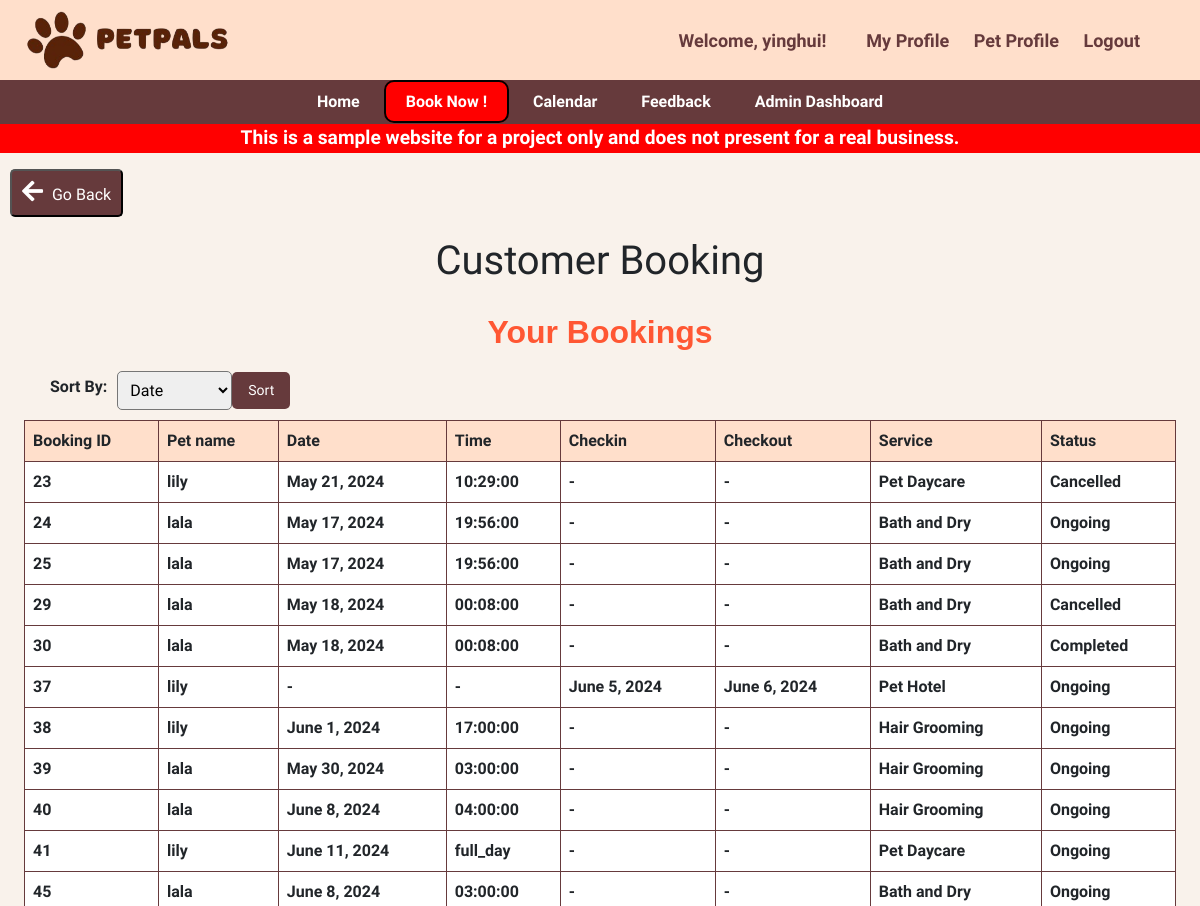
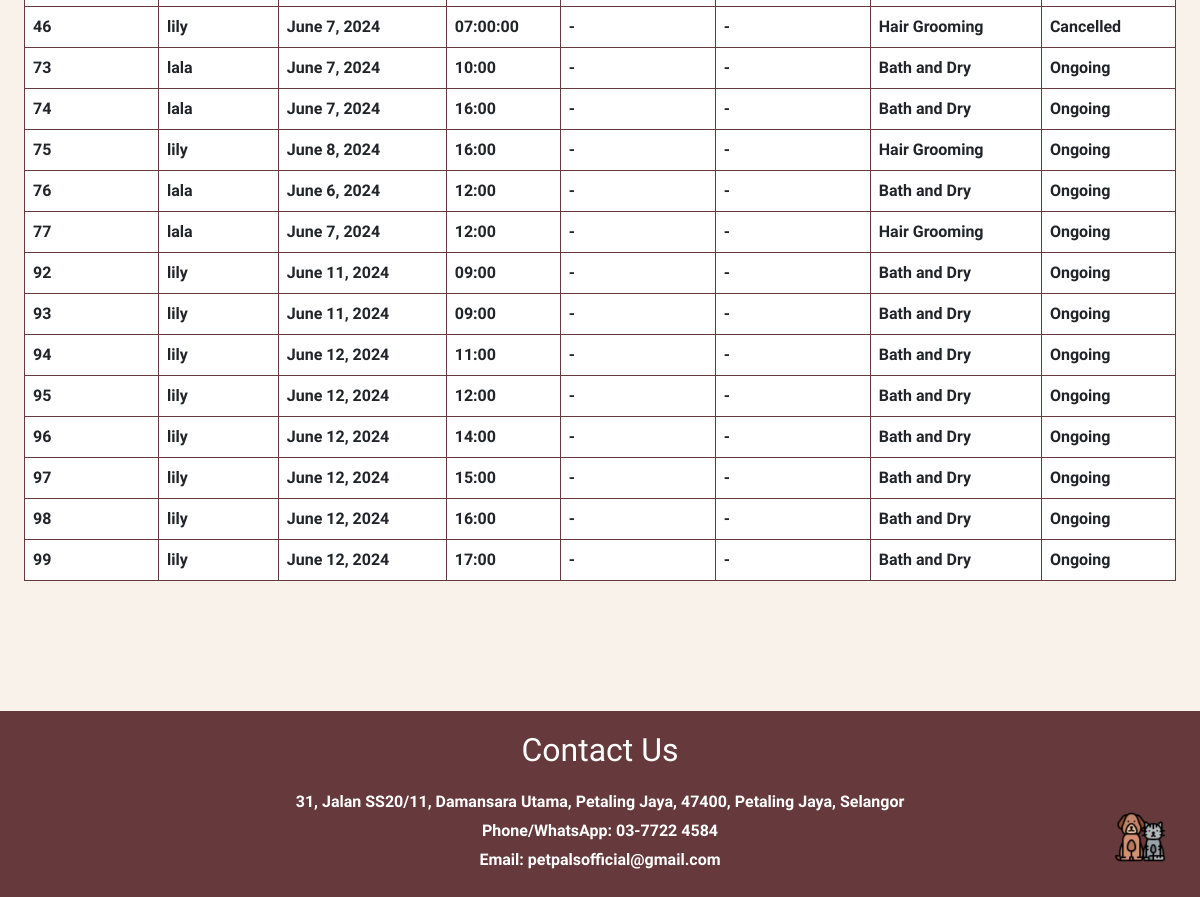
/customer_booking/ (signed in), run on the app's committed database (2 pictures, top to bottom).
### main/models.py (models this page shows, shortened)
class Booking(models.Model):
    owner = models.ForeignKey(Owner, null=True, on_delete=models.CASCADE)
    pet = models.ManyToManyField(Pet)
    room = models.ForeignKey(Room, null=True, on_delete=models.CASCADE)
    date = models.DateField(blank=True, null=True)
    TIME_CHOICES = [
        ('09:00', '9:00'),
        ('10:00', '10:00'),
        ('11:00', '11:00'),
        ('12:00', '12:00'),
        ('14:00', '2:00'),
        ('15:00', '3:00'),
        ('16:00', '4:00'),
        ('17:00', '5:00'),
        ('full_day', 'Full (7:00-19:00)'),
        ('morning', 'Morning (7:00-12:00)'),
        ('noon', 'Noon (13:00-19:00)'),
    ]
    time = models.CharField(max_length=10, choices=TIME_CHOICES, blank=True, null=True)
    SERVICE_CHOICES = [
        ('Hair Grooming', 'Hair Grooming'),
        ('Bath and Dry', 'Bath and Dry'),
        ('Pet Hotel', 'Pet Hotel'),
        ('Pet Daycare', 'Pet Daycare'),
    ]
    service = models.CharField(max_length=50, choices=SERVICE_CHOICES)
    STATUS_CHOICES = [
        ('Ongoing', 'Ongoing'),
        ('Completed', 'Completed'),
        ('Cancelled', 'Cancelled'),
    ]
    status = models.CharField(max_length=20, choices=STATUS_CHOICES, default='Ongoing')
    checkin = models.DateField(null=True, blank=True)
    checkout = models.DateField(null=True, blank=True)

class Pet(models.Model):
    name = models.CharField(max_length=20)
    owner = models.ForeignKey(Owner, null=True, on_delete=models.CASCADE)
    age = models.PositiveBigIntegerField()
    species = models.CharField(max_length=50)
    breed = models.CharField(max_length=50)
    profile_pic = models.ImageField(default="profile.jpg", null=True, blank=True)

### main/views.py (the view)
# urls.py: path('customer_booking/', views.customer_booking, name='customer_booking'),
@login_required
def customer_booking(request):
    owner = request.user.owner
    bookings = Booking.objects.filter(owner=owner, )
    context = {
        'bookings': bookings,
    }
    return render(request, 'customer_booking.html', context)

### main/templates/customer_booking.html (shortened to what this page needs)
{% extends 'base.html' %}
{% block content %}
<!DOCTYPE html>
<html lang="en">
<head>
    <link rel="stylesheet" href="https://cdnjs.cloudflare.com/ajax/libs/font-awesome/5.15.3/css/all.min.css">
</head>
<body>
    <div style="margin-left: 10px;">
        <a href="{% url 'bookingpage' %}"><button><i class="fas fa-arrow-left"></i> Go Back</button></a>
    </div>
    <h1 class="ti">Customer Booking</h1>
    <div style="margin-top: 20px; margin-bottom: 20px;">
    <h2 class="dash">Your Bookings</h2>
    <form method="GET" action="" class="sorting-form">
        <label for="sort_by">Sort By:</label>
        <select name="sort_by" id="sort_by" class="sort-select">
            <option value="date">Date</option>
        </select>
        <button type="submit" class="sort-button">Sort</button>
    </form>
    <table class="ab">
        <thead>
            <tr>
                <th>Booking ID</th>
                <th>Pet name</th>
                <th>Date</th>
                <th>Time</th>
                <th>Checkin</th>
                <th>Checkout</th>
                <th>Service</th>
                <th>Status</th>
            </tr>
        </thead>
        <tbody>
            {% for booking in bookings %}
            <tr>
                <td>{{ booking.id }}</td>
                <td>
                    {% for pet in booking.pet.all %}
                        {{ pet.name }}{% if not forloop.last %}, {% endif %}
                    {% endfor %}
                </td>
                <td>{{ booking.date|default:"-" }}</td>
                <td>{{ booking.time|default:"-" }}</td>
                <td>{{ booking.checkin|default:"-" }}</td>
                <td>{{ booking.checkout|default:"-" }}</td>
                <td>{{ booking.service }}</td>
                <td>{{ booking.status }}</td>
            </tr>
            {% endfor %}
        </tbody>
    </table>
    </div>
</body>
</html>
{% endblock %}

### main/templates/navbar.html (shortened to what this page needs)
{% load static %}
    <header>
        <img src="{% static 'image/PetPals.png' %}" alt="Pawlogo" width="auto" height="80">
        <div class="profile-bar">
            <div class="profile-info">
                {% if request.user.is_authenticated %}
                    <span>Welcome, {{ request.user }}!</span>
                {% else %}
                    <span>Welcome, Guest!</span>
                {% endif %}
            </div>
                <div class="profile-actions">
                    {% if user.is_authenticated %}
                        <a href="{% url 'profile' %}">My Profile</a>
                        <a href="{% url 'petprofile' %}">Pet Profile</a>
                        <a href="{% url 'logout' %}">Logout</a>
                    {% else %}
                        <a href="{% url 'login' %}">Sign In</a>
                        <a href="{% url 'register' %}">Sign Up</a>
                    {% endif %}
                </div>
        </div>
    </header>
    <nav class="navigation">
        {% if user.is_authenticated %}
        <a href="{% url 'home' %}">Home</a>
        <a href="{% url 'bookingpage' %}" class="book">Book Now !</a>
        <a href="{% url 'calendar' %}">Calendar</a>
        <a href ="{% url 'feedback' %}">Feedback</a>
        {% else %}
        <a href="{% url 'home' %}">Home</a>
        <a href="#services">Services</a>
        {% endif %}
        {% if request.user.is_staff %}
        <a href="{% url 'admin_dashboard' %}" >Admin Dashboard </a>
        {% endif %}
    </nav>

### main/templates/base.html (style rules this page uses)
body { font-family: "Quicksand", sans-serif; font-optical-sizing: auto; font-weight: 600; font-style: normal; margin: 0 !important; padding: 0; background-color: #F9F2EB; display: flex; flex-direction: column; min-height: 100vh; }
h2 { text-align: center; color: #8B4513; margin-bottom: 20px; font-size: xx-large; }
.ti { margin-top: 20px; }
.fas { font-size: 24px; }

### main/templates/navbar.html (style rules this page uses)
header { background-color: rgb(255, 223, 203); padding: 0px; text-align: center; color: rgb(102, 58, 60); display: flex; justify-content: space-between; align-items: center; }
.navigation { background-color:rgb(102,58,60); padding: 10px 0; text-align: center; }
.navigation a { color: white; text-decoration: none; padding: 10px 20px; }
.profile-bar { display: flex; align-items: center; margin-right: 5%; font-size: large; }
.profile-info { margin-right: 20px; }
.profile-info span { font-weight: bold; }
.profile-actions a { color: rgb(102,58,60); text-decoration: none; margin-left: 20px; }
.book { border-radius: 10px; border: 2px solid black; background-color: red; color:white; }

### main/templates/customer_booking.html (style rules this page uses)
.sorting-form { display: flex; align-items: center; }
.sorting-form label { margin-right: 10px; margin-left: 50px; }
.sort-select { padding: 8px; border-radius: 5px; }
.sort-button { background-color: rgb(102, 58, 60); border: none; color: white; padding: 8px 16px; text-align: center; text-decoration: none; display: inline-block; font-size: 14px; border-radius: 5px; cursor: pointer; }
.dash { color: #FF5733; font-family: Arial, sans-serif; font-weight: bold; }
table { width: 100%; border-collapse: collapse; border: 1px solid #ddd; }
th, td { border: 1px solid #ddd; padding: 8px; text-align: left; }
th { background-color: #f2f2f2; font-weight: bold; }
tr:nth-child(even) { background-color: #f2f2f2; }
.ab { margin: 10px auto; width: 96%; border-collapse: collapse; }
.ab th, td { border: 1px solid rgb(102, 58, 60); padding: 8px; text-align: left; background-color: white; }
.ab th { background-color: rgb(255,223,203); }
.ti { text-align: center; margin-top: 20px; }
button { background-color: rgb(102,58,60); color: white; padding: 8px 10px; font-size: 16px; border-radius: 5px; cursor: pointer; transition:0.3s ease; }
a { text-decoration: none; }
.fas { margin-right: 5px; }

### data on the page
Booking: id "23", date "May 21, 2024", time "10:29:00", checkin "-", checkout "-", service "Pet Daycare", status "Cancelled"
Pet: name "lily"
Booking: id "24", date "May 17, 2024", time "19:56:00", checkin "-", checkout "-", service "Bath and Dry", status "Ongoing"
Pet: name "lala"
Booking: id "25", date "May 17, 2024", time "19:56:00", checkin "-", checkout "-", service "Bath and Dry", status "Ongoing"
Booking: id "29", date "May 18, 2024", time "00:08:00", checkin "-", checkout "-", service "Bath and Dry", status "Cancelled"
Booking: id "30", date "May 18, 2024", time "00:08:00", checkin "-", checkout "-", service "Bath and Dry", status "Completed"
Booking: id "37", date "-", time "-", checkin "June 5, 2024", checkout "June 6, 2024", service "Pet Hotel", status "Ongoing"
Booking: id "38", date "June 1, 2024", time "17:00:00", checkin "-", checkout "-", service "Hair Grooming", status "Ongoing"
Booking: id "39", date "May 30, 2024", time "03:00:00", checkin "-", checkout "-", service "Hair Grooming", status "Ongoing"
Booking: id "40", date "June 8, 2024", time "04:00:00", checkin "-", checkout "-", service "Hair Grooming", status "Ongoing"
Booking: id "41", date "June 11, 2024", time "full_day", checkin "-", checkout "-", service "Pet Daycare", status "Ongoing"
Booking: id "45", date "June 8, 2024", time "03:00:00", checkin "-", checkout "-", service "Bath and Dry", status "Ongoing"
Booking: id "46", date "June 7, 2024", time "07:00:00", checkin "-", checkout "-", service "Hair Grooming", status "Cancelled"
Booking: id "73", date "June 7, 2024", time "10:00", checkin "-", checkout "-", service "Bath and Dry", status "Ongoing"
Booking: id "74", date "June 7, 2024", time "16:00", checkin "-", checkout "-", service "Bath and Dry", status "Ongoing"
Booking: id "75", date "June 8, 2024", time "16:00", checkin "-", checkout "-", service "Hair Grooming", status "Ongoing"
Booking: id "76", date "June 6, 2024", time "12:00", checkin "-", checkout "-", service "Bath and Dry", status "Ongoing"
Booking: id "77", date "June 7, 2024", time "12:00", checkin "-", checkout "-", service "Hair Grooming", status "Ongoing"
Booking: id "92", date "June 11, 2024", time "09:00", checkin "-", checkout "-", service "Bath and Dry", status "Ongoing"
Booking: id "93", date "June 11, 2024", time "09:00", checkin "-", checkout "-", service "Bath and Dry", status "Ongoing"
Booking: id "94", date "June 12, 2024", time "11:00", checkin "-", checkout "-", service "Bath and Dry", status "Ongoing"
Booking: id "95", date "June 12, 2024", time "12:00", checkin "-", checkout "-", service "Bath and Dry", status "Ongoing"
Booking: id "96", date "June 12, 2024", time "14:00", checkin "-", checkout "-", service "Bath and Dry", status "Ongoing"
Booking: id "97", date "June 12, 2024", time "15:00", checkin "-", checkout "-", service "Bath and Dry", status "Ongoing"
Booking: id "98", date "June 12, 2024", time "16:00", checkin "-", checkout "-", service "Bath and Dry", status "Ongoing"
Booking: id "99", date "June 12, 2024", time "17:00", checkin "-", checkout "-", service "Bath and Dry", status "Ongoing"

### other printed values
{{ request.user }} "yinghui"
